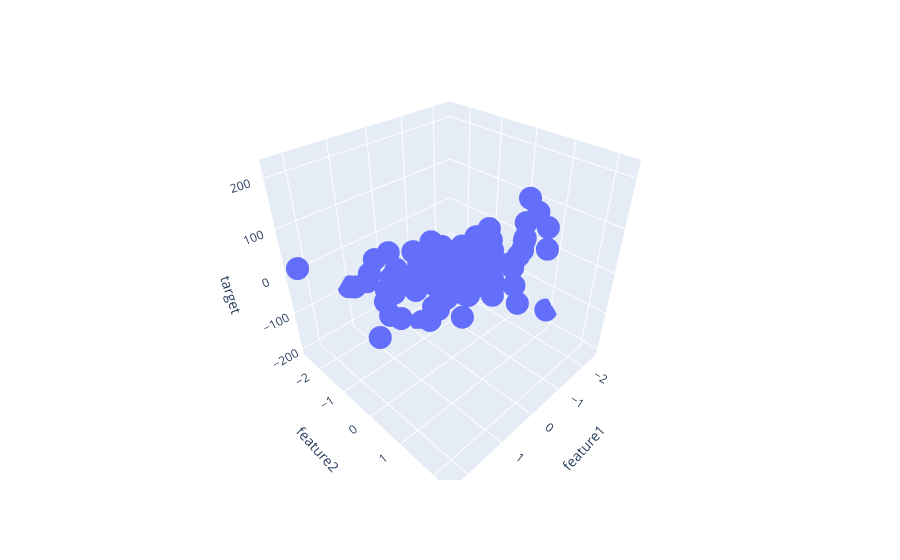

Source (notebook cell):
### Code cell
fig = px.scatter_3d(data_frame=df, x='feature1', y='feature2', z='target')

fig.show()
